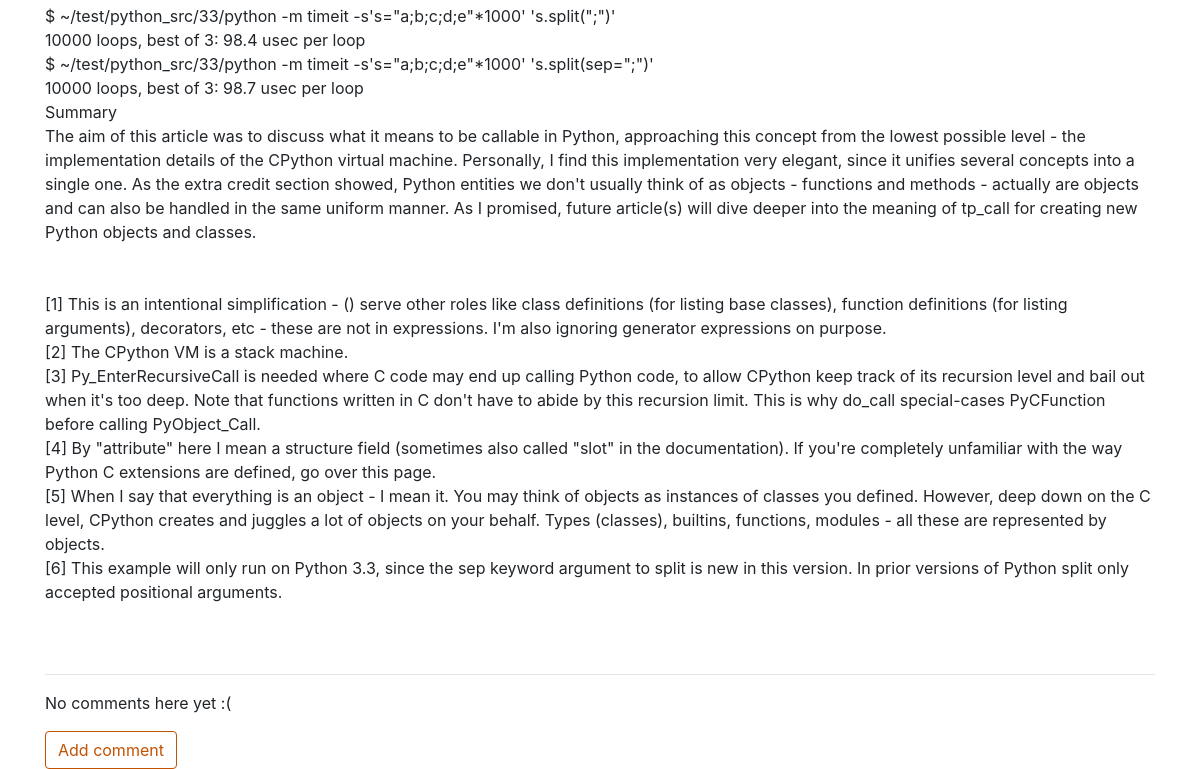
Page /post/5/ (lower part) on the earlier database version.
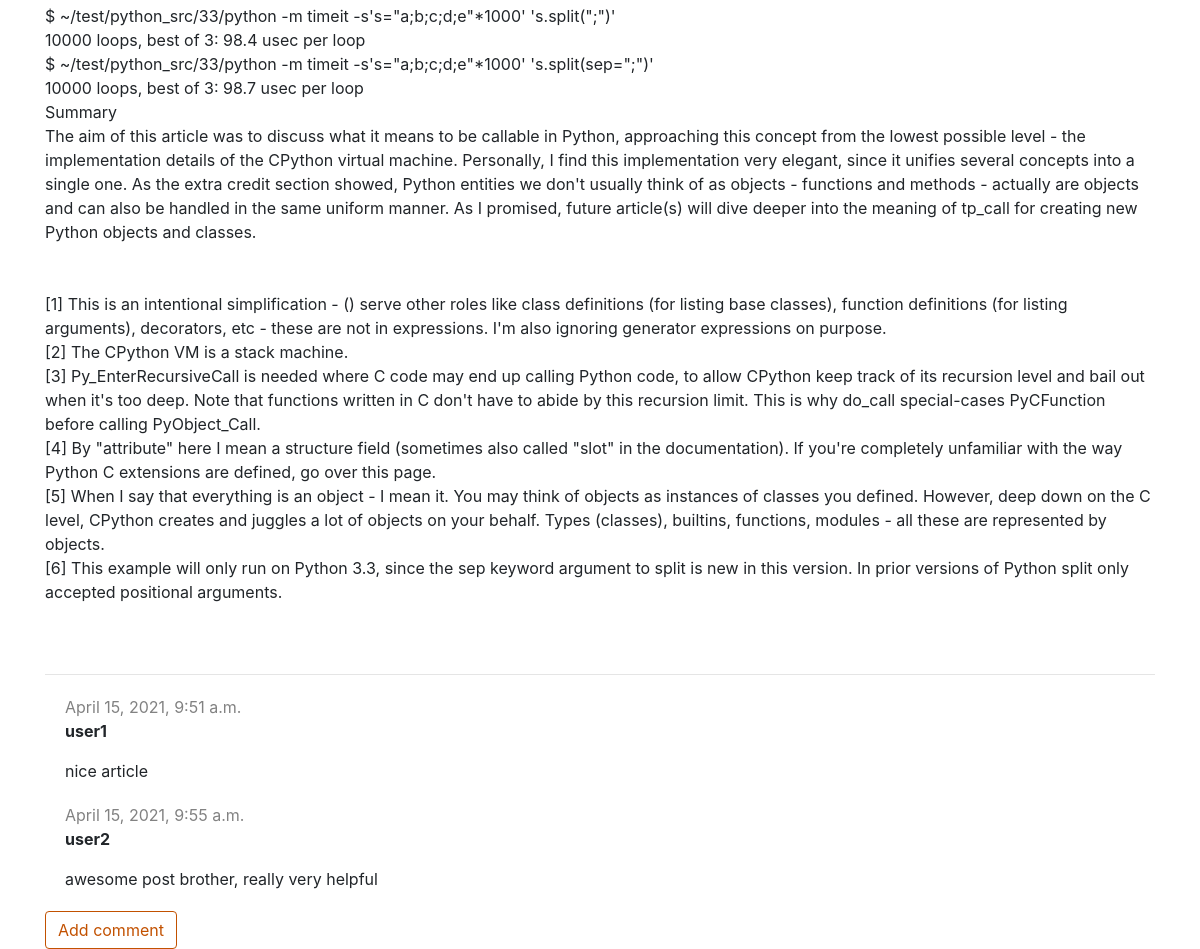
Same page on the later database version.
### blog/models.py (models this page shows, shortened)
class Comment(models.Model):
    post = models.ForeignKey('blog.Post', on_delete=models.CASCADE, related_name='comments')
    author = models.CharField(max_length=200)
    text = models.TextField()
    created_date = models.DateTimeField(default=timezone.now)
    approved_comment = models.BooleanField(default=False)

### blog/views.py (the view)
# urls.py: path('post/<int:pk>/', views.post_detail, name='post_detail'),
def post_detail(request, pk):
    post = get_object_or_404(Post,pk=pk)
    return render(request, 'blog/post_detail.html', {'post':post})

### blog/templates/blog/post_detail.html (shortened to what this page needs)
{% extends 'blog/base.html' %}
{% block content %}
    <article class="post">
        <p>{{ post.text|linebreaksbr }}</p>
    </article>
    <hr>
    {% for comment in post.comments.all %}
        {% if user.is_authenticated or comment.approved_comment %}
        <div class="comment">
            <div class="date">
                {{ comment.created_date }}
            </div>
            <strong>{{ comment.author }}</strong>
            <p>{{ comment.text|linebreaks }}</p>
        </div>
        {% endif %}
    {% empty %}
    <p>No comments here yet :(</p>
    {% endfor %}
    <a class="btn btn-default" href="{% url 'add_comment_to_post' pk=post.pk %}">Add comment</a>
{% endblock %}

Differences in the rows shown:
added Comment: created_date "April 15, 2021, 9:51 a.m.", author "user1", text "nice article"
added Comment: created_date "April 15, 2021, 9:55 a.m.", author "user2", text "awesome post brother, really very helpful"
Other differences:
text no longer shown: "No comments here yet :("
